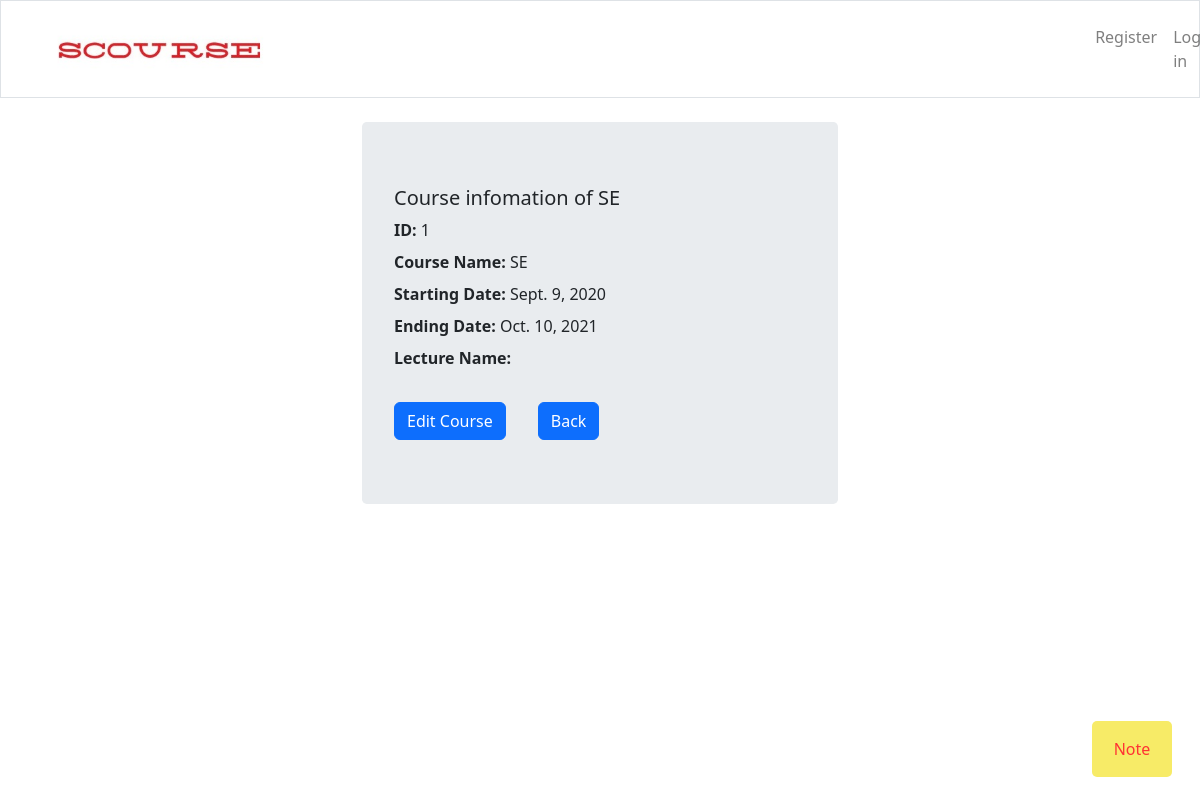
Page /Moddle/student/course/1 on the committed database.
### Moddle/models.py (models this page shows, shortened)
class Course(models.Model):
    course_id = models.AutoField(primary_key=True)
    name = models.CharField(max_length=100)
    date_added = models.DateTimeField(auto_now_add=True)
    starting_time = models.DateField(null=True)
    ending_time = models.DateField(null=True)
    lecture_id = models.ForeignKey(lecturer, on_delete=models.CASCADE)

### Moddle/views.py (the view)
# urls.py: path('student/course/<int:course_id>', views.course_info, name='course_info'),
def course_info(request, course_id):
    _course = Course.objects.get(course_id = course_id)
    _courseData = {'course_id': _course.course_id, 'course_name': _course.name, 'startDate': _course.starting_time, 'endDate': _course.ending_time, 'lectureName': _course.lecture_id.first_name + _course.lecture_id.last_name }
    return render(request, "course_info.html", context=_courseData)

### Moddle/templates/course_info.html (shortened to what this page needs)
{% extends "base.html" %}
{% load static %}
{% block content %}
<div class="container" style="width: 500px">
  <div class="jumbotron" text-center>
      <h5 class="display-7">Course infomation of {{ course_name }}</h5>
          <label><b>ID:</b> {{ course_id }}</label>
          <br>
          <label><b>Course Name:</b> {{ course_name }}</label>
          <br>
          <label><b>Starting Date: </b> {{ startDate}}</label>
          <br>
          <label><b>Ending Date:</b> {{ endDate }}</label>
          <br>
          <label><b>Lecture Name:</b> {{ lectureName }}</label>
          <br>
          <br>
          <button  class= "btn btn-primary" onclick=location.href="{% url 'Moddle:edit_course' course_id %}">Edit Course</button>&emsp;&emsp;<button  class= "btn btn-primary" onclick=location.href="{% url 'Moddle:course_home'%}">Back</button>
  </div>
</div>
{% endblock content %}

### Moddle/static/css/user_info.css (style rules this page uses)
* { box-sizing: border-box; }

### rows in the picture
Course: name "SE", starting_time "Sept. 9, 2020", ending_time "Oct. 10, 2021"

### other values in the picture
{{ course_id }} "1"
